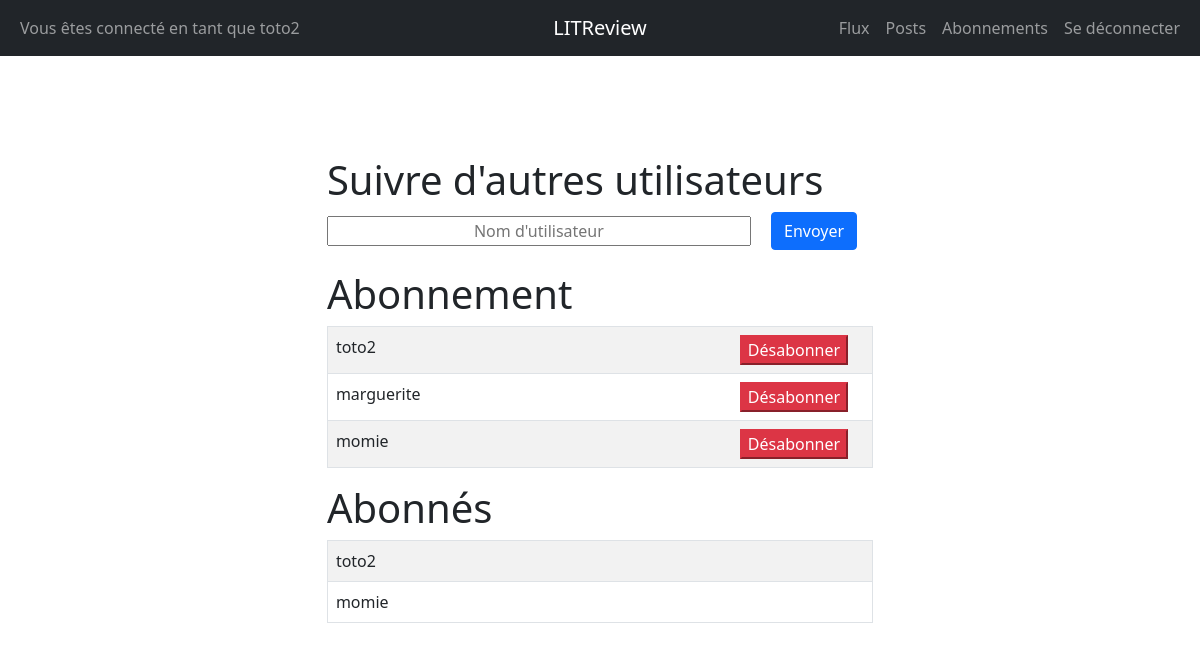
The page /abonnements/ (signed in) on the database as committed earlier.
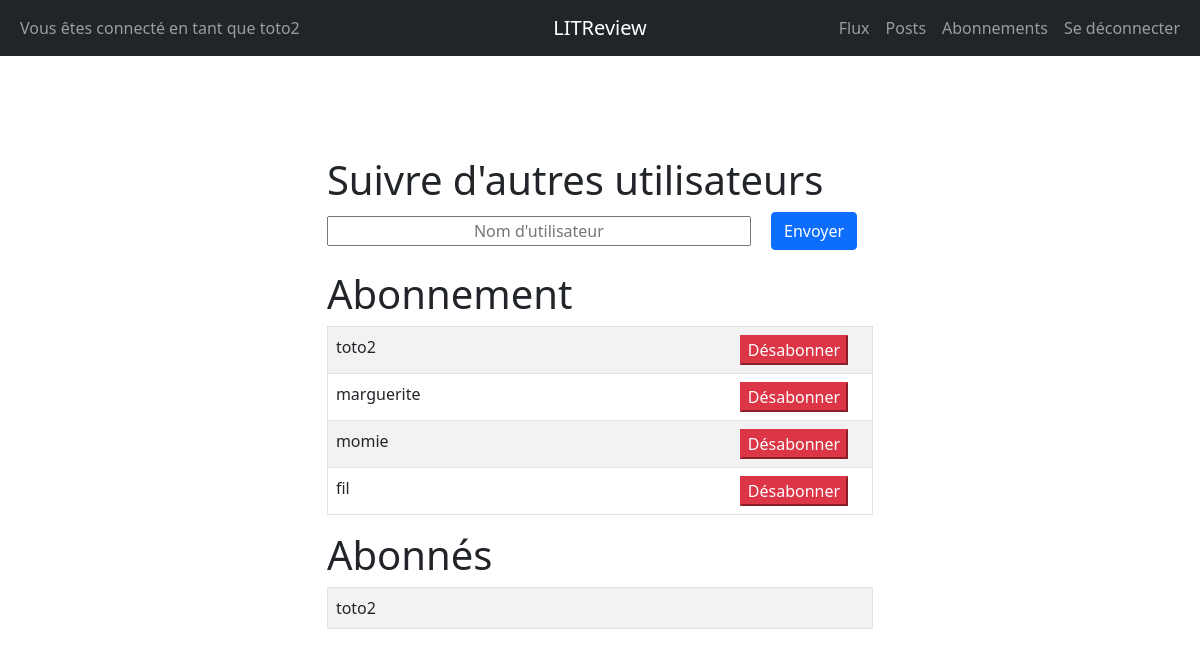
The same page on the database as committed later.
### inscription/models.py (models this page shows)
class UserFollows(models.Model):
    user = models.ForeignKey(User, on_delete=models.CASCADE, related_name='following')
    followed_user = models.ForeignKey(User, on_delete=models.CASCADE, related_name='followed_by')
    class Meta:
        unique_together = ('user', 'followed_user')

class User(AbstractUser):
    pass

### inscription/views.py (the view, shortened to what this page needs)
# urls.py: path('abonnements/', views.abonnements, name='abonnements'),
@login_required
def abonnements(request):
    form = forms.FollowForm()
    message = ''
    follow = UserFollows.objects.all().filter(user=request.user)
    followed_by = UserFollows.objects.all().filter(followed_user=request.user)
    return render(request, 'inscription/abonnements.html',
                  context={'form': form, 'follow': follow, 'followed_by': followed_by, 'message': message})

### inscription/forms.py
class FollowForm(forms.Form):
    username = forms.CharField(
        widget=forms.TextInput(attrs={'placeholder': 'Nom d\'utilisateur', 'size': '40px', 'class': 'text-center'}, ),
        label='')

### inscription/templates/inscription/abonnements.html (shortened to what this page needs)
{% extends 'inscription/base.html' %}
{% block content %}
<div class="d-flex flex-column">
    <div>
        <h1>Suivre d'autres utilisateurs</h1>
        <div>
            <form method="post">
                {{ form }}
                <button type="submit" class="btn btn-primary mx-3 mb-1">Envoyer</button>
            </form>
        </div>
    </div>
    <div>
        <h1>Abonnement</h1>
        <table class="table table-striped border">
            {% for i in follow %}
             <tr>
                  <td>{{ i.followed_user }}</td>
                  <td class="text-end">
                      <form action="{% url 'abonnements' %}" method="post" >
                          <button type="submit" class=" btn-danger mx-3 ">Désabonner</button>
                      </form>
                  </td>
              </tr>
            {% endfor %}
        </table>
    </div>
    <div>
        <h1>Abonnés</h1>
          <table class="table table-striped border">
              {% for i in followed_by %}
              <tr>
                  <td>{{ i.user }}</td>
              </tr>
              {% endfor %}
          </table>
    </div>
</div>
{% endblock %}

Rows that differ between the two databases and show on the page:
removed UserFollows: user "momie", shown under "Abonnés"
added UserFollows: followed_user "fil", shown under "Abonnement"
